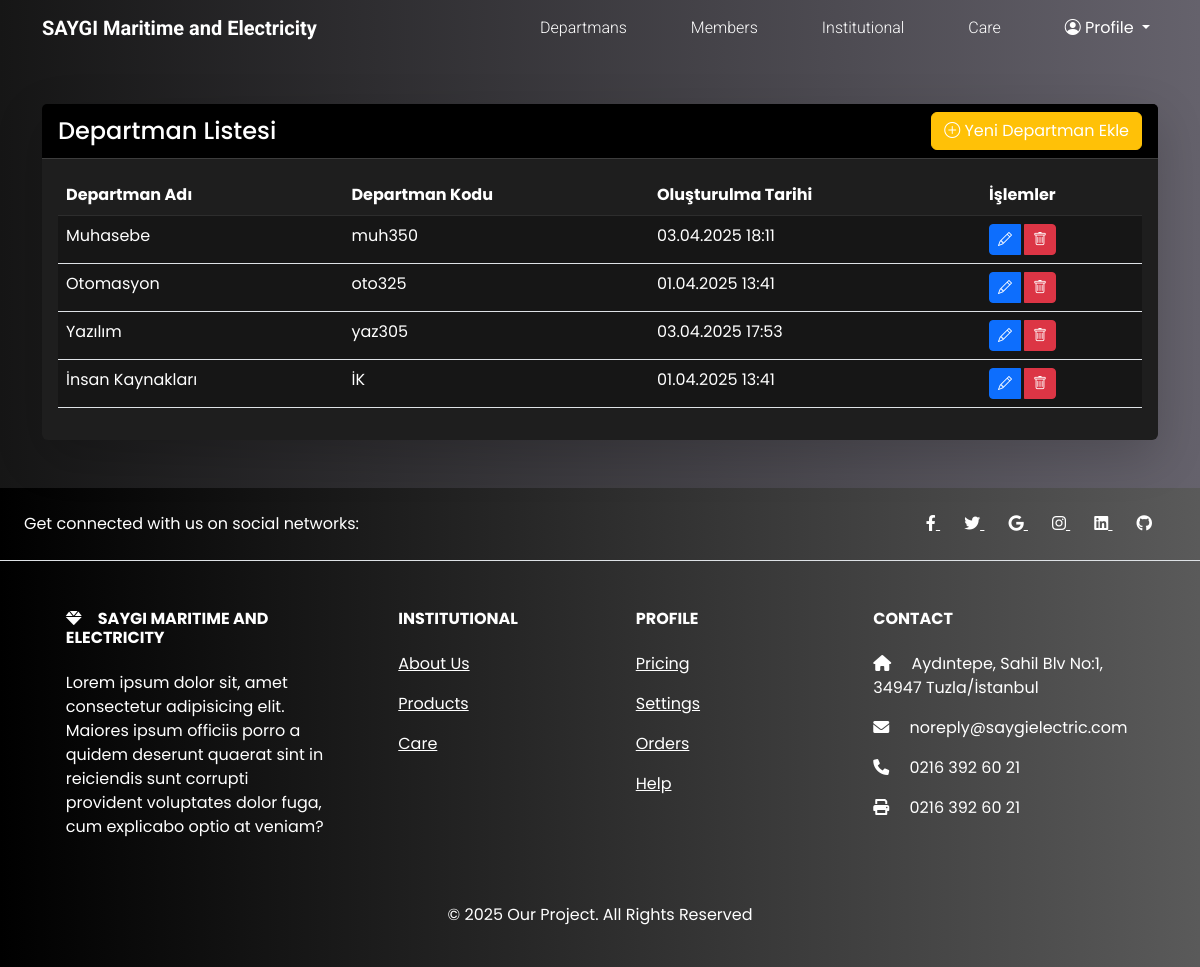
Page /departments/ (signed in) on the committed database.
### jobs/models.py (models this page shows, shortened)
class Department(models.Model):
    name = models.CharField(_("Departman Adı"), max_length=50, unique=True)
    code = models.CharField(_("Departman Kodu"), max_length=20, unique=True)
    created_at = models.DateTimeField(auto_now_add=True)
    updated_at = models.DateTimeField(auto_now=True)
    class Meta:
        verbose_name = _("Departman")
        verbose_name_plural = _("Departmanlar")
        ordering = ["name"]

### jobs/views.py (the view)
# urls.py: path("departments/", views.department_list, name="department_list"),
@user_passes_test(is_superuser)
def department_list(request):
    departments = Department.objects.all()
    return render(request, "departments/list.html", {"departments": departments})

### jobs/views.py (called while the page is built)
def is_superuser(user):
    return user.is_superuser

### jobs/templates/departments/list.html (shortened to what this page needs)
{% extends "base.html" %}
{% load i18n %}
{% load static %}
{% block content %}
    <div class="container my-5">
        <div class="row">
            <div class="col-12">
                <div class="card border-0 shadow-lg">
                    <div class="card-header bg-black text-white d-flex justify-content-between align-items-center">
                        <h4 class="mb-0">{% trans "Departman Listesi" %}</h4>
                        <a href="{% url 'department_add' %}" class="btn btn-warning">
                            <i class="bi bi-plus-circle"></i> {% trans "Yeni Departman Ekle" %}
                        </a>
                    </div>
                    <div class="card-body">
                        <div class="table-responsive">
                            <table class="table table-hover">
                                <thead class="table-dark">
                                    <tr>
                                        <th>{% trans "Departman Adı" %}</th>
                                        <th>{% trans "Departman Kodu" %}</th>
                                        <th>{% trans "Oluşturulma Tarihi" %}</th>
                                        <th>{% trans "İşlemler" %}</th>
                                    </tr>
                                </thead>
                                <tbody>
                                    {% for department in departments %}
                                        <tr>
                                            <td>{{ department.name }}</td>
                                            <td>{{ department.code }}</td>
                                            <td>{{ department.created_at|date:"d.m.Y H:i" }}</td>
                                            <td>
                                                <div class="btn-group">
                                                    <a href="{% url 'department_edit' department.id %}" class="btn btn-sm btn-primary me-1">
                                                        <i class="bi bi-pencil"></i>
                                                    </a>
                                                    <button type="button"
                                                            class="btn btn-sm btn-danger"
                                                            data-bs-toggle="modal"
                                                            data-bs-target="#deleteModal{{ department.id }}">
                                                        <i class="bi bi-trash"></i>
                                                    </button>
                                                </div>
                                            </td>
                                        </tr>
                                    {% endfor %}
                                </tbody>
                            </table>
                        </div>
                    </div>
                </div>
            </div>
        </div>
    </div>
{% endblock content %}

### jobs/static/css/style.css (style rules this page uses)
body { background:linear-gradient(to right, #161616, #65626c) !important; color: #ffffff !important; }
:root { --bs-font-sans-serif: 'Poppins', sans-serif !important; --bs-emphasis-color-rgb: 255, 255, 255 !important; --bs-body-color: #ffffff !important; --bs-secondary-color:rgb(197 197 197 / 75%) !important; --bs-secondary-rgb: 243, 188, 43 !important; --bs-link-color-rgb: 255, 255, 255; --bs-body-bg: #161616 !important; --bs-dark-rgb: 22, 22, 22 !important; --bs-light-rgb: 255, 255, 255 !important; --bs-primary-rgb: 13, 110, 253 !important; --bs-secondary-rgb: 243, 188, 43 !important; --bs-success-rgb: 25, 135, 84 !important; --bs-info-rgb: 13, 202, 240 !important; --bs-warning-rgb: 255, 193, 7 !important; --bs-danger-rgb: 220, 53, 69 !important; }
* { color: #ffffff !important; }
.card { background-color: #1e1e1e !important; border-color: #2d2d2d !important; color: #ffffff !important; }
.card-header { background-color: #2d2d2d !important; border-bottom-color: #3d3d3d !important; color: #ffffff !important; }
.card-body { color: #ffffff !important; }
.table { color: #ffffff !important; }
.table-dark { background-color: #1e1e1e !important; }
.table-dark td, .table-dark th { background-color: #1e1e1e !important; border-color: #2d2d2d !important; color: #ffffff !important; }
a { color: #ffffff !important; }
.btn { color: #ffffff !important; }
::placeholder { color: #ffffff !important; opacity: 0.7; }

### rows in the picture
Department: name "Muhasebe", code "muh350", created_at "03.04.2025 18:11"
Department: name "Otomasyon", code "oto325", created_at "01.04.2025 13:41"
Department: name "Yazılım", code "yaz305", created_at "03.04.2025 17:53"
Department: name "İnsan Kaynakları", code "İK", created_at "01.04.2025 13:41"
